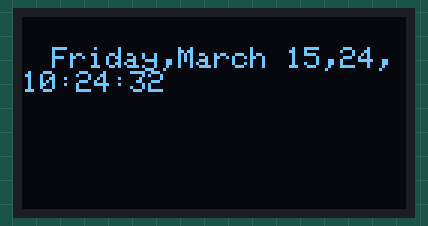
Simulated run of this program. Board: ESP32. Shown: 128×64 one-colour display. WiFi joins after 1.5 s; servers stay silent unless stated; the local clock reads 2024-03-15 10:24:30 at power-on unless the program sets it.

Above: at 2.6 s.
At 7.1 s:
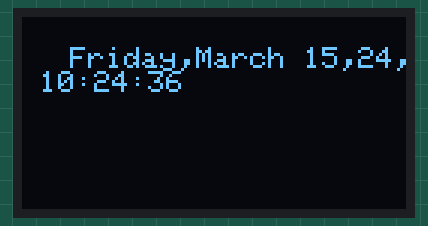
At 11.93 s:
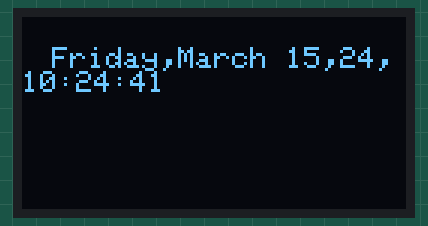
At 21.16 s:
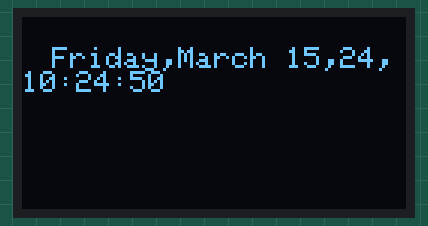
At 29.97 s:
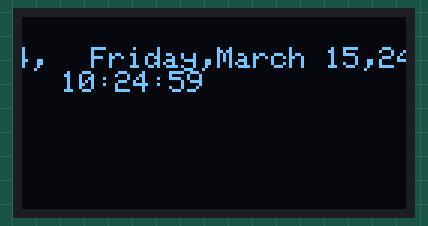
At 39.62 s:
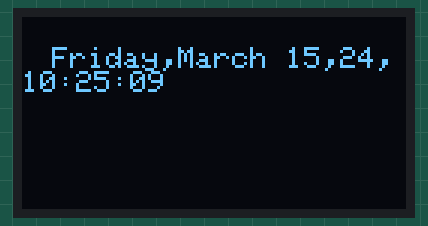

The program:

main.cpp
```cpp
#include <WiFi.h>
#include "time.h"
#include <Adafruit_GFX.h>
#include <Adafruit_SSD1306.h>
Adafruit_SSD1306 display(-1);

const char *ssid = "MI_X2";
const char *password = "12345678";
const char *ntpServer = "pool.ntp.org";
const long gmtOffset_sec = 19800;
const int daylightOffset_sec = 19800;

void printLocalTime()
{
  struct tm timeinfo;
  if (!getLocalTime(&timeinfo))
  {
    Serial.println("Failed to obtain time");
    return;
  }
  display.clearDisplay();
  display.setTextSize(1);
  display.setTextColor(WHITE);
  display.setCursor(10, 10);
  display.println(&timeinfo, "%A,%B %d,%y,%H:%M:%S");
  display.display();
  display.startscrollright(0X00, 0X0F);

}
void setup()
{
  display.begin(SSD1306_SWITCHCAPVCC, 0X3C);
  display.clearDisplay();
  display.printf("connecting to %s", ssid);
  WiFi.begin(ssid, password);
  while ((WiFi.status() != WL_CONNECTED));
  {
    delay(1000);
    display.print(".");
  }
  display.println("connected");
  configTime(gmtOffset_sec, daylightOffset_sec, ntpServer);
  printLocalTime();

  WiFi.disconnect(true);
  WiFi.mode(WIFI_OFF);
}
void loop()
{
  delay(1000);
  printLocalTime();
}
```
